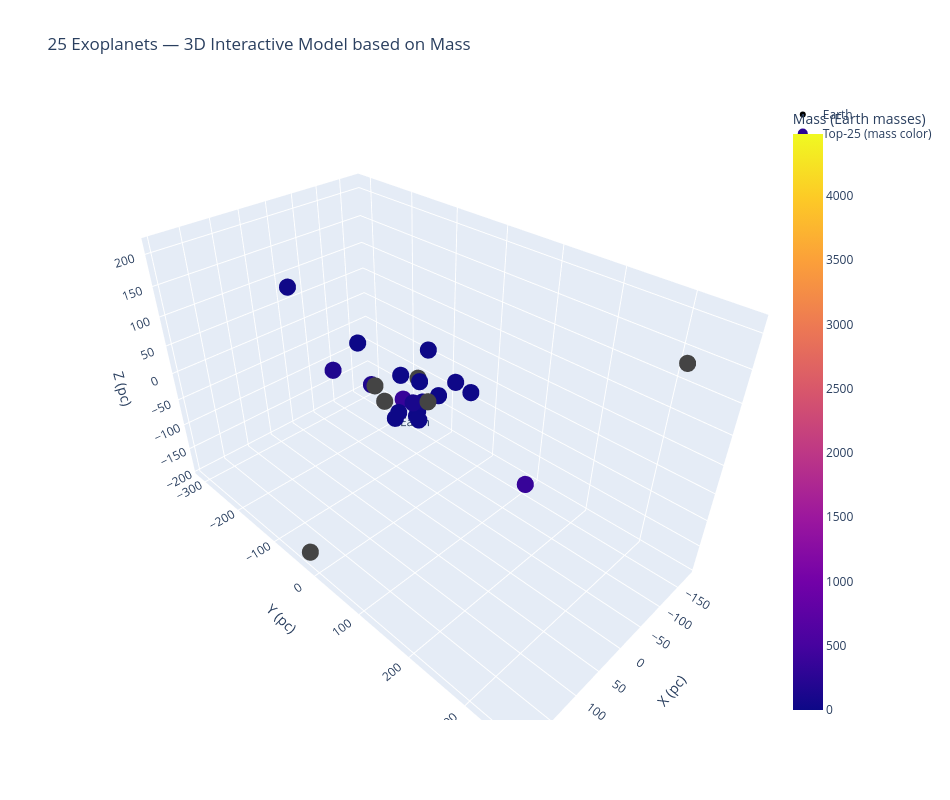

Notebook code for this chart:
### Code cell
# Find mass from csv of 25 "best" exoplanets
mass = pd.to_numeric(top25.get("pl_bmasse"), errors="coerce")


# Format the 3D Interactive Model based on Mass
fig_mass = go.Figure()
fig_mass.add_trace(go.Scatter3d(
    x=[0], y=[0], z=[0], mode="markers+text",
    marker=dict(size=6, color="black"), text=["Earth"], textposition="bottom center", name="Earth"
))
fig_mass.add_trace(go.Scatter3d(
    x=x25, y=y25, z=z25, mode="markers",
    marker=dict(
        size=10,
        color=mass,
        colorscale="Plasma",
        showscale=True,
        colorbar=dict(title="Mass (Earth masses)")
    ),
    text=hover25, hoverinfo="text", name="Top-25 (mass color)"
))
fig_mass.update_layout(
    title="25 Exoplanets — 3D Interactive Model based on Mass",
    scene=dict(xaxis_title="X (pc)", yaxis_title="Y (pc)", zaxis_title="Z (pc)"),
    width=950, height=800
)
fig_mass.show()

### Figure 1 — Plotly figure (JSON) as saved in the notebook; plotly's stock layout.template omitted (floating-point values rounded to 4 significant figures; data arrays with more than 128 entries replaced by an {"elided": "..."} marker saying what was removed)
{"data": [{"marker": {"color": "black", "size": 6}, "mode": "markers+text", "name": "Earth", "text": ["Earth"], "textposition": "bottom center", "type": "scatter3d", "x": [0], "y": [0], "z": [0]}, {"hoverinfo": "text", "marker": {"color": {"elided": "547 float values"}, "colorbar": {"title": {"text": "Mass (Earth masses)"}}, "colorscale": [[0, "#0d0887"], [0.1111, "#46039f"], [0.2222, "#7201a8"], [0.3333, "#9c179e"], [0.4444, "#bd3786"], [0.5556, "#d8576b"], [0.6667, "#ed7953"], [0.7778, "#fb9f3a"], [0.8889, "#fdca26"], [1, "#f0f921"]], "showscale": true, "size": 10}, "mode": "markers", "name": "Top-25 (mass color)", "text": {"elided": "547 str values"}, "type": "scatter3d", "x": {"elided": "547 float values"}, "y": {"elided": "547 float values"}, "z": {"elided": "547 float values"}}], "layout": {"height": 800, "scene": {"xaxis": {"title": {"text": "X (pc)"}}, "yaxis": {"title": {"text": "Y (pc)"}}, "zaxis": {"title": {"text": "Z (pc)"}}}, "title": {"text": "25 Exoplanets — 3D Interactive Model based on Mass"}, "width": 950}}
